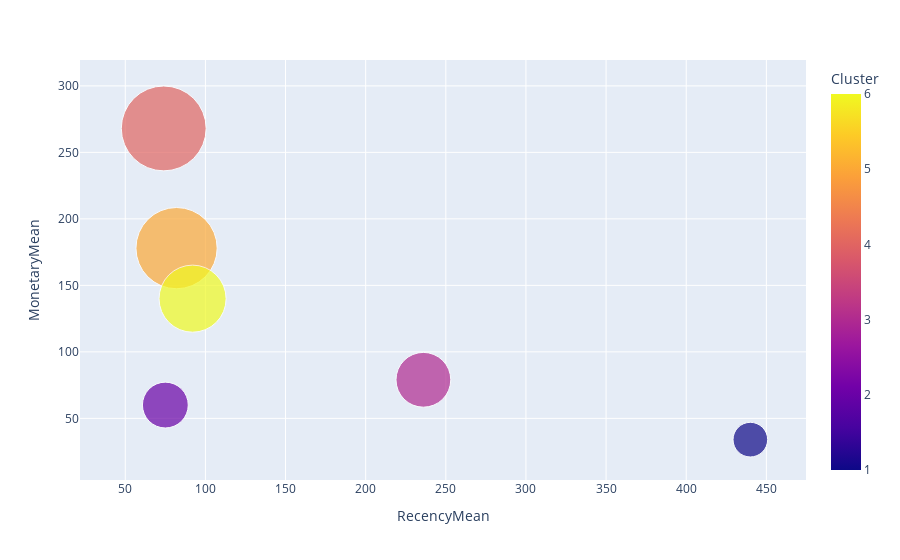

The notebook cell saved with this chart:
### Markdown cell above
=> Biểu đồ treemap cho thấy 6 phân khúc khách hàng rõ rệt, trong đó Regular Customers chiếm tỷ lệ lớn nhất (28.66%), About to Sleep và Pay Attention là hai nhóm cần quan tâm (chiếm tổng cộng 48.33%), trong khi Champions tuy chỉ chiếm 1.41% nhưng có giá trị đơn hàng cao nhất (268$).

### Code cell
import plotly.express as px

fig = px.scatter(rfm_agg, x="RecencyMean", y="MonetaryMean", size="FrequencyMean", color="Cluster",
           hover_name="Segment", size_max = 60) 
fig.show()

### Figure 1 — Plotly figure (JSON) as saved in the notebook; plotly's stock layout.template omitted (floating-point values rounded to 4 significant figures)
{"data": [{"hovertemplate": "<b>%{hovertext}</b><br><br>RecencyMean=%{x}<br>MonetaryMean=%{y}<br>FrequencyMean=%{marker.size}<br>Cluster=%{marker.color}<extra></extra>", "hovertext": ["Lost", "Regular Customers", "About to Sleep", "Champions", "Loyal High Spenders", "Pay Attention"], "legendgroup": "", "marker": {"color": [1, 2, 3, 4, 5, 6], "coloraxis": "coloraxis", "size": [4, 7, 10, 24, 22, 15], "sizemode": "area", "sizeref": 0.006667, "symbol": "circle"}, "mode": "markers", "name": "", "orientation": "v", "showlegend": false, "type": "scatter", "x": [440, 75, 236, 74, 82, 92], "xaxis": "x", "y": [34, 60, 79, 268, 178, 140], "yaxis": "y"}], "layout": {"coloraxis": {"colorbar": {"title": {"text": "Cluster"}}, "colorscale": [[0, "#0d0887"], [0.1111, "#46039f"], [0.2222, "#7201a8"], [0.3333, "#9c179e"], [0.4444, "#bd3786"], [0.5556, "#d8576b"], [0.6667, "#ed7953"], [0.7778, "#fb9f3a"], [0.8889, "#fdca26"], [1, "#f0f921"]]}, "legend": {"itemsizing": "constant", "tracegroupgap": 0}, "margin": {"t": 60}, "xaxis": {"anchor": "y", "domain": [0, 1], "title": {"text": "RecencyMean"}}, "yaxis": {"anchor": "x", "domain": [0, 1], "title": {"text": "MonetaryMean"}}}}
